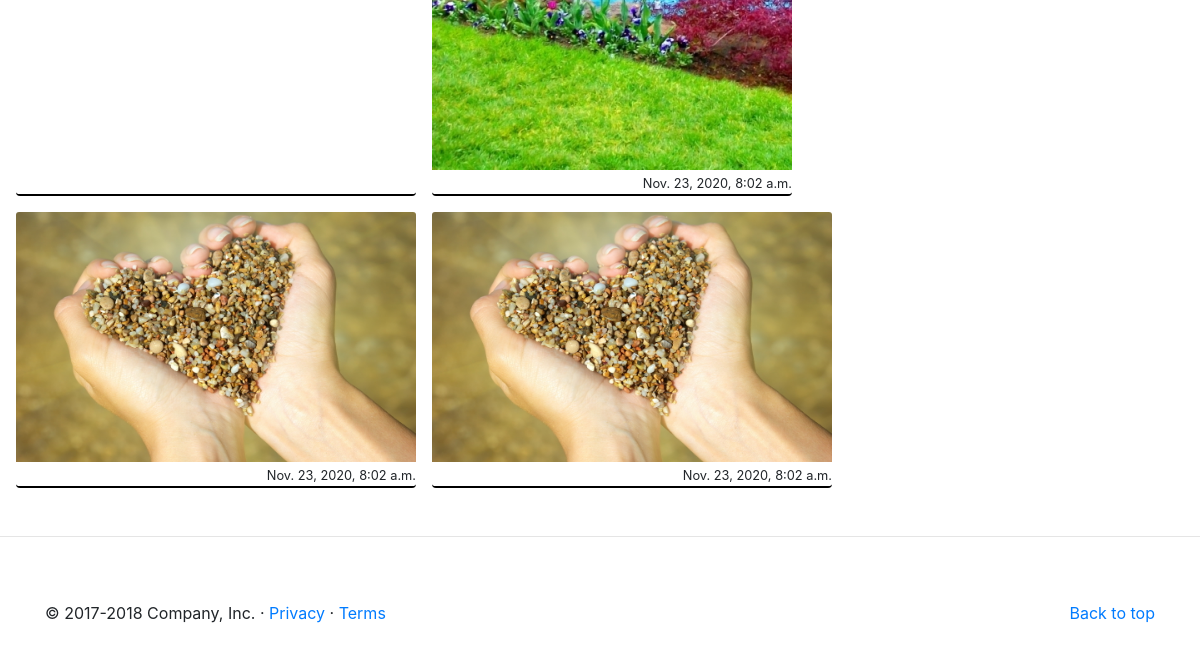
Before: /image/ (lower part) with the older database file.
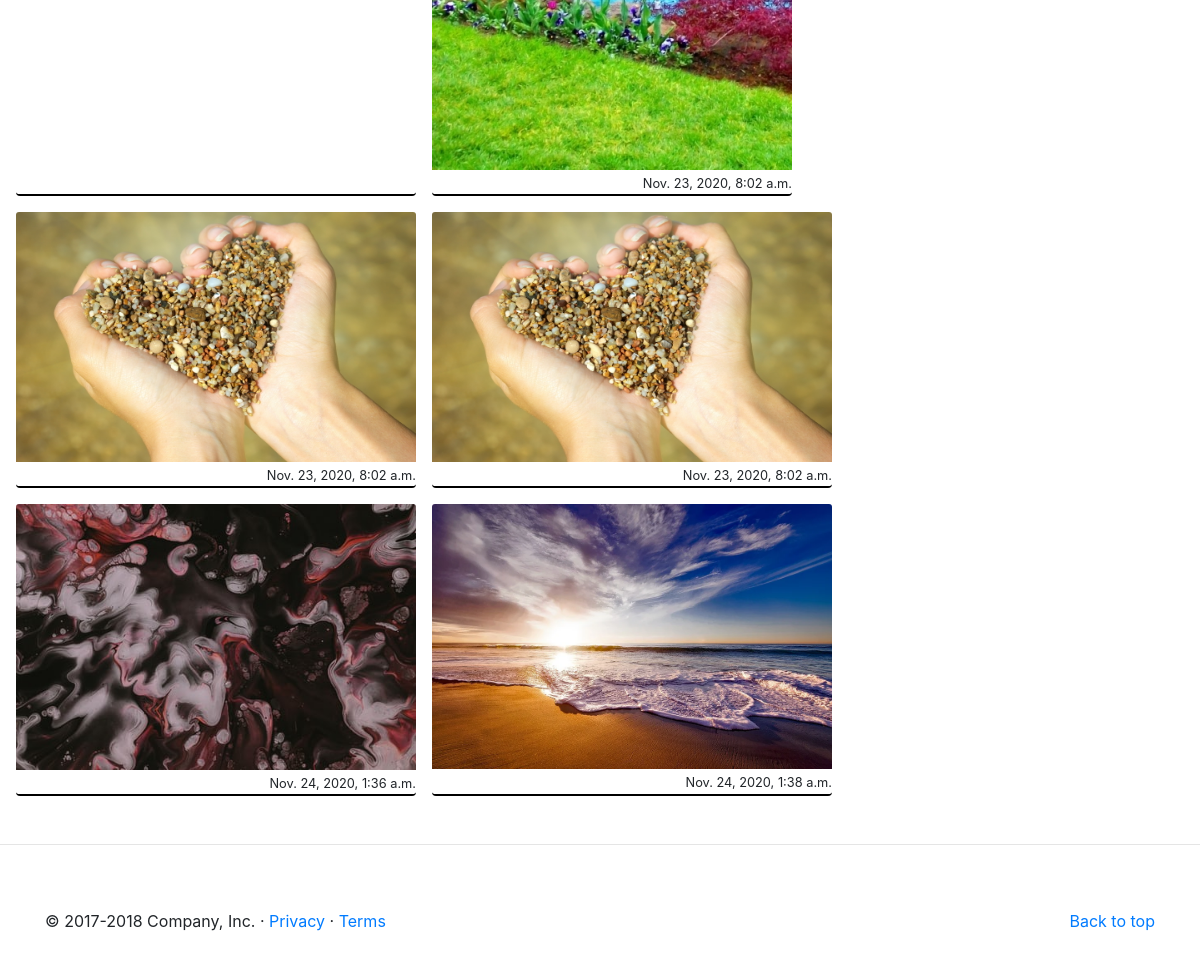
After: the same page with the newer database file.
### enroll/models.py (models this page shows)
class Image(models.Model):
    photo=models.ImageField(upload_to="my_image")
    date=models.DateTimeField(auto_now_add=True)

### enroll/views.py (the view, shortened to what this page needs)
# urls.py: path('image/',views.Images,name="images"),
def Images(request):
    fm=ImageForm()
    img=Image.objects.all()
    return render(request,'html/image.html',{'img':img,"form":fm})

### enroll/templates/html/image.html (shortened to what this page needs)
{% extends 'html/profile.html' %}
{% block section1 %}
<div class="row ml-2">
  {% for x in img %}
  <div class="card m-2" style="max-width:400px;text-align:right;border:1px solid black;border-width: 0 0 2px 0px;">
     <img class="card-img-top" src="{{x.photo.url}}" alt="" >
     <div><small>{{x.date}}</small></div>
  </div>
  {% endfor %}
</div>
{% endblock section1 %}

### enroll/templates/html/profile.html (shortened to what this page needs)
<!DOCTYPE html>
<html lang="en">
<head>
    <link rel="stylesheet" href="https://stackpath.bootstrapcdn.com/bootstrap/4.1.3/css/bootstrap.min.css">
</head>
<body>
  {% block section1 %}{% endblock section1 %}
    <br>
    <hr class="featurette-divider">
<br><br>
<footer class="container">
  <p class="float-right"><a href="#">Back to top</a></p>
  <p>&copy; 2017-2018 Company, Inc. &middot; <a href="">Privacy</a> &middot; <a href="">Terms</a></p>
</footer>
<br><br>
</body>
</html>

Changed rows visible on the page:
added Image: photo (picture), date "Nov. 24, 2020, 1:36 a.m."
added Image: photo (picture), date "Nov. 24, 2020, 1:38 a.m."
